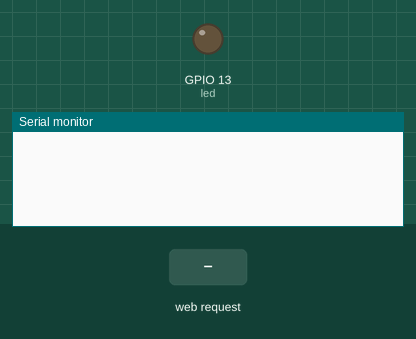
Simulated run of this sketch. Board: ESP8266 (NodeMCU). Parts: output pins drawn as LEDs (lit = HIGH), the last lines printed to the serial monitor. Inputs (shaded band) come from the test bench. WiFi joins after 1.5 s; servers stay silent unless stated.

Above: at 2.7 s.
2.8 s: HTTP request GET /cooler-on received
At 3.6 s:
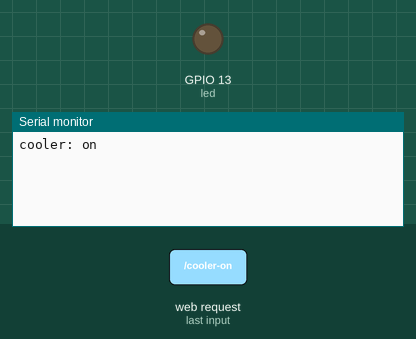
4.3 s: HTTP request GET /cooler-off received
At 4.7 s:
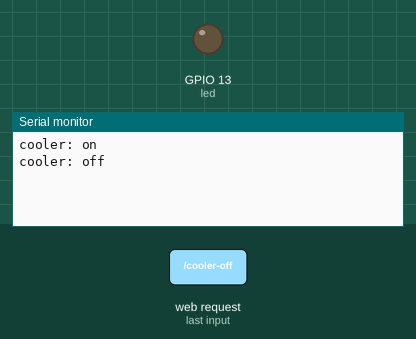
5.8 s: HTTP request GET /heater-on received
At 7.1 s:
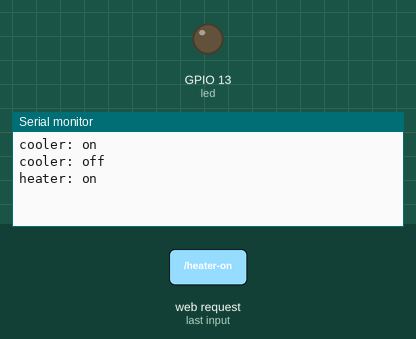

Measured:
- after the input at 2.8 s, the serial monitor: prints a new line at once (image 1)
- after the input at 4.3 s, the serial monitor: prints a new line at once (image 2)
- after the input at 5.8 s, the serial monitor: prints a new line at once (image 3)

The sketch:

esp.ino
```cpp
#include <ESP8266WiFi.h>
#include <WiFiClient.h>
#include <ESP8266WebServer.h>
#include <ESP8266mDNS.h>

#ifndef STASSID
#define STASSID "mfary"
#define STAPSK "P@ssword"
#endif

const char* ssid = STASSID;
const char* password = STAPSK;

ESP8266WebServer server(80);

const int led = 13;

int temperature = 0;
int cooler = 0;
int heater = 0;

void handleRoot() {
  digitalWrite(led, 1);
  server.send(200, "application/json", "{\"temperature\":" + String(temperature) + ",\"cooler\":" + String(cooler) + ",\"heater\":" + String(heater) + "}");
  digitalWrite(led, 0);
}

void turnOnCooler() {
  Serial.println("cooler: on");
  cooler = 1;
  server.send(200, "text/plain", "done");
}

void turnOffCooler() {
  Serial.println("cooler: off");
  cooler = 0;
  server.send(200, "text/plain", "done");
}

void turnOnHeater() {
  Serial.println("heater: on");
  heater = 1;
  server.send(200, "text/plain", "done");
}

void turnOffHeater() {
  Serial.println("heater: off");
  heater = 0;
  server.send(200, "text/plain", "done");
}

void handleNotFound() {
  digitalWrite(led, 1);
  String message = "File Not Found\n\n";
  message += "URI: ";
  message += server.uri();
  message += "\nMethod: ";
  message += (server.method() == HTTP_GET) ? "GET" : "POST";
  message += "\nArguments: ";
  message += server.args();
  message += "\n";
  for (uint8_t i = 0; i < server.args(); i++) { message += " " + server.argName(i) + ": " + server.arg(i) + "\n"; }
  server.send(404, "text/plain", message);
  digitalWrite(led, 0);
}

void setup(void) {
  pinMode(led, OUTPUT);
  digitalWrite(led, 0);
  Serial.begin(115200);
  WiFi.mode(WIFI_STA);
  WiFi.begin(ssid, password);

  // Wait for connection
  while (WiFi.status() != WL_CONNECTED) {
    delay(500);
  }

  if (MDNS.begin("esp8266")) { }

  server.on("/", handleRoot);

  server.on("/cooler-on", turnOnCooler);
  server.on("/cooler-off", turnOffCooler);
  server.on("/heater-on", turnOnHeater);
  server.on("/heater-off", turnOffHeater);

  server.onNotFound(handleNotFound);

  server.begin();
  server.enableCORS(true);
}

void loop(void) {
  server.handleClient();
  MDNS.update();
  if (Serial.available()) {
    String message = Serial.readStringUntil('\n');
    if (message.startsWith("temperature:")) {
      temperature = message.substring(13).toInt();
    }
  }
}
```
